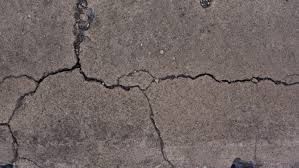
#> input picture image_processing/net/test1.jpg, 299 x 168 px
$ python detect.py
#> lines starting #> are read from the running program, lines starting #| are printed output that depends on the picture; after the words box and inside, x2 and y2 are one past the last pixel; in counts of white or black regions, pixels touching at a corner belong together
#> in read, img_read is the input picture: shape (168, 299, 3); mean B, G, R 100.8, 102.7, 113.7
#> in gaussianBlur, `img_blur = cv2.GaussianBlur(image, (5, 5), 0)`:
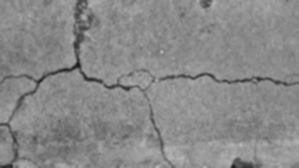
#> img_blur: shape (168, 299); min 26, max 185, mean 137.1
import cv2
import numpy as np


def display(image, desc):
    cv2.namedWindow(desc, cv2.WINDOW_NORMAL)
    cv2.imshow(desc, image)
    cv2.waitKey(0)

def read(image, param) :
    img_read = cv2.imread(image, param)
    return img_read

def contrast_stretching(image):
    nmax = 255  # New maximum
    nmin = 0  # New minimum

    # The following function will scale and shift the histogram of the input image so
    # that the output image's histogram has a minimum value of nmin and a maximum
    # value of nmax.

    img_contstretched = cv2.normalize(image, None, alpha=nmin, beta=nmax, norm_type=cv2.NORM_MINMAX)

    return img_contstretched

def gaussianBlur(image):
    img_blur = cv2.GaussianBlur(image, (5, 5), 0)
    return img_blur

def cannyEdge(image):
    # compute the median of the single channel pixel intensities
    v = np.median(image)
#> v = 139
    # apply automatic Canny edge detection using the computed median
    sigma = 0.33
    lower = int(max(0, (1.0 - sigma) * v))
#> lower = 93
    upper = int(min(255, (1.0 + sigma) * v))
#> upper = 184
    edged = cv2.Canny(image, lower, upper)
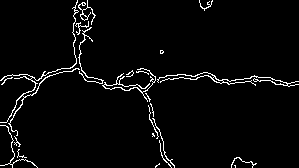
#> edged: shape (168, 299); 3.4% white in thin lines or dots
    return edged


#dilate + erode image contours
def fillContours(image):
    kernel = cv2.getStructuringElement(cv2.MORPH_ELLIPSE, (9, 9))
    dilated = cv2.dilate(image, kernel)
    eroded = cv2.erode(dilated, kernel)
    return eroded

def getContours(image):
    # Perform morphology
    se = np.ones((7, 7), dtype='uint8')
    image_close = cv2.morphologyEx(image, cv2.MORPH_CLOSE, se)
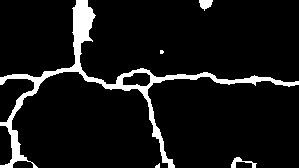
#> image_close: shape (168, 299); 7.9% white; 5 white regions (2 under 20 px)
    contours, hierarchy = cv2.findContours(image_close, cv2.RETR_TREE, cv2.CHAIN_APPROX_SIMPLE)
#> contours = 6 contours, 2 with area under 20; largest, box (x1, y1, x2, y2) and area: (0, 0, 299, 168) 3430, (122, 72, 151, 87) 315, (199, 0, 213, 11) 82, (231, 157, 257, 168) 68
    return contours

def drawContours(on,contours):
    mask = np.zeros(on.shape[:3], np.uint8)
    draw = cv2.drawContours(mask, contours, -1, (0, 255, 0), 1)
    drawn = cv2.bitwise_or(on, draw)
    return drawn

def scale(image):
    xs = image.shape[1]*1
    ys = image.shape[0]*1
    img_scale = cv2.resize(image, (int(xs), int(ys)), interpolation=cv2.INTER_AREA)
    return img_scale

def skeletonize(image):
    size = np.size(image)
    skel = np.zeros(image.shape, np.uint8)
    element = cv2.getStructuringElement(cv2.MORPH_CROSS, (3, 3))
    done = False

    while (not done):
        eroded = cv2.erode(image, element)
        temp = cv2.dilate(eroded, element)
        temp = cv2.subtract(image, temp)
        skel = cv2.bitwise_or(skel, temp)
        image = eroded.copy()

        zeros = size - cv2.countNonZero(image)
        if zeros == size:
            done = True

    return skel


def preProcessing(test):
    # load coloured image
    img_colour = read(test, 1)
    #img_colour = scale(img_colour)
    display(img_colour, 'original image')

    # Load grayscale image
    img_gray = read(test, 0)
    #img_gray = scale(img_gray)
    display(img_gray, 'grayscale image')

    # contrast stretching
    img_stretched = contrast_stretching(img_gray)
    display(img_stretched, 'stretched image')

    # Gaussian filtering/blur
    img_blur = gaussianBlur(img_stretched)
    display(img_blur, 'blurred image')

    return img_blur

def areaContour(contours, img_con):
    id = 0
    image = img_con
    for contour in contours:
        area = cv2.contourArea(contour)
        id = id+1
        # compute the center of the contour
        M = cv2.moments(contour)
        cX = int(M["m10"] / M["m00"])
        cY = int(M["m01"] / M["m00"])
        image = cv2.putText(image, str(id), (cX,cY), cv2.FONT_HERSHEY_SIMPLEX, 0.5, (255, 0, 0), 2, cv2.LINE_AA)
        print("Contour ", id, "  area ", area)

    if id == 0:
        print("no contour")

    return image


test = 'net/test1.jpg'
preProcessed = preProcessing(test)

# Canny edge detection
img_edged = cannyEdge(preProcessed)
display(img_edged, 'edge detected image')


########cracks###########

# Draw contour
contours = getContours(img_edged)

#fill the contours
img_filled = fillContours(img_edged)
#> in fillContours, `dilated = cv2.dilate(image, kernel)`:
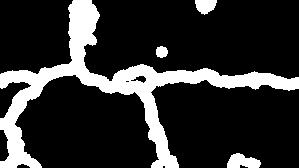
#> dilated: shape (168, 299); 18.7% white; 4 white regions, box (x1, y1, x2, y2) and area: (0, 0, 299, 168) 8673, (227, 153, 261, 168) 358, (195, 0, 217, 15) 239, (156, 46, 168, 58) 114
#> in fillContours, `eroded = cv2.erode(dilated, kernel)`:
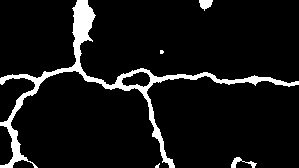
#> eroded: shape (168, 299); 7.8% white; 5 white regions (2 under 20 px), largest, box (x1, y1, x2, y2) and area: (0, 0, 299, 168) 3660, (231, 157, 257, 168) 104, (199, 0, 213, 11) 102
display(img_filled, 'edge filled image')


# Compute the medial axis (skeleton) and the distance transform
img_skel = skeletonize(img_filled)
#> in skeletonize, `size = np.size(image)`: size = 50232
#> the loop in skeletonize, `while (not done):` made 12 passes
#> zeros on passes 1 to 12: 47643, 48887, 49571, 49827, 49946, 50030, 50100, 50155, 50198, 50225, 50231, 50232
#> pass 1, in skeletonize, `temp = cv2.subtract(image, temp)`:
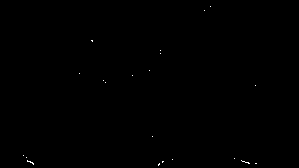
#> temp: shape (168, 299); 0.1% white in thin lines or dots, all inside (x1, y1, x2, y2) = (23, 6, 257, 166)
#> after the loop in skeletonize, `while (not done):`: eroded: shape (168, 299); every value is 0
#> after the loop in skeletonize, `while (not done):`:
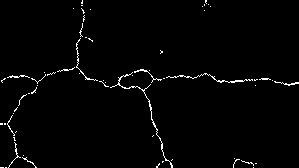
#> skel: shape (168, 299); 1.7% white in thin lines or dots
display(img_skel,'skeletonized image')

draw = read(test, 1)
# draw = scale(draw)
img_con = drawContours(draw, contours)
display(img_con, 'detected cracks')


check = False

#######chips###########

if (check):

    # for chips
    areaContour(contours, img_con)
    display(img_con, 'areas')


    # differentite crack and chip
    se = np.ones((7, 7), dtype='uint8')
    image_close = cv2.morphologyEx(img_filled, cv2.MORPH_CLOSE, se)
    contours, hierarchy = cv2.findContours(image_close, cv2.RETR_EXTERNAL, cv2.CHAIN_APPROX_SIMPLE)
    img_ex = drawContours(img_filled, read(test, 1),contours)
    display(img_ex, 'external boundry')


    co=0
    for c in contours:
        if cv2.contourArea(c)>100:
            co=co+1
            print ("co",co)
            hull = cv2.convexHull(c, returnPoints=False)
            defects = cv2.convexityDefects(c, hull)

            if defects is not  None:
                line=0
                cir=0
                for i in range(defects.shape[0]):
                    s, e, f, d = defects[i, 0]
                    start = tuple(c[s][0])
                    end = tuple(c[e][0])
                    far = tuple(c[f][0])
                    cv2.line(img_con, start, end, [0, 255, 0], 1)
                    line=line+1
                    print ("line", line)
                    cv2.circle(img_con, far, 2, [0, 0, 255], -1)
                    cir=cir+1
                    print ("circle", cir)


    cv2.imshow('hull',img_con)
    cv2.waitKey(0)
